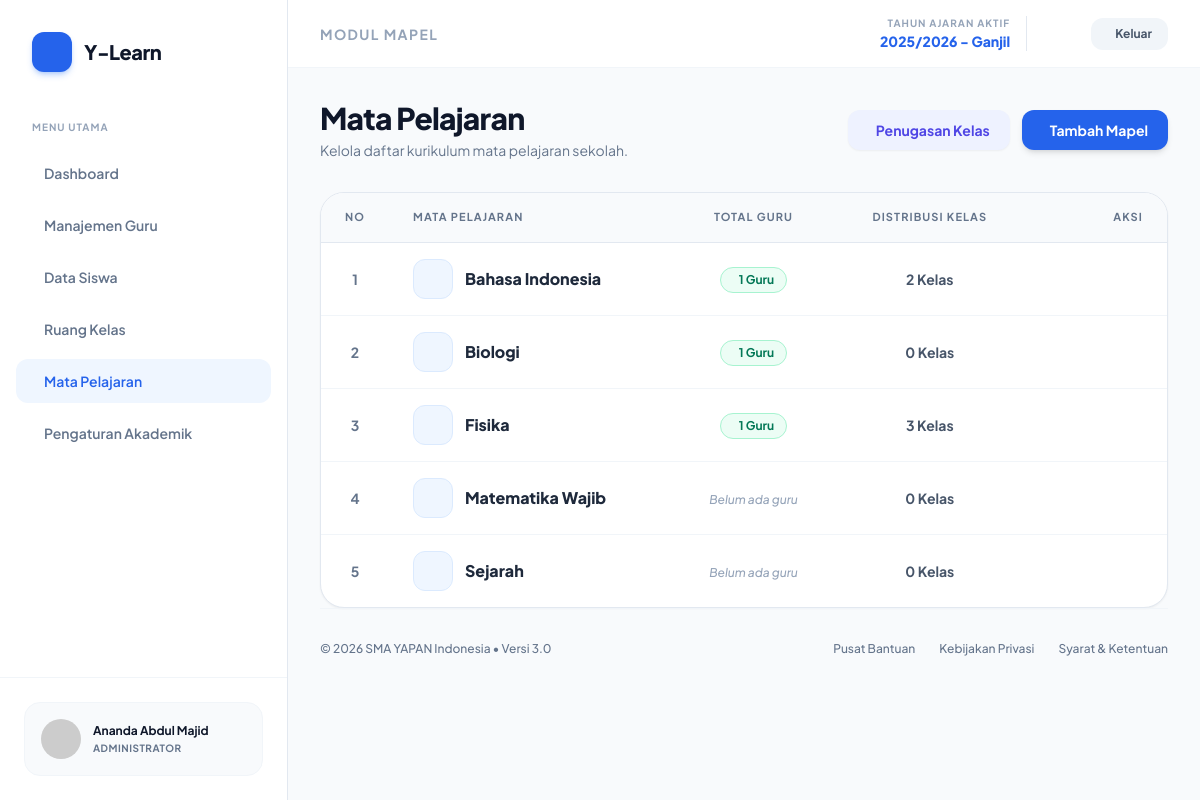
/admin/data_mapel.php (signed in), run on the app's committed database.
### tables this page shows
CREATE TABLE `mapel` (
  `id_mapel` int(11) NOT NULL,
  `nama_mapel` varchar(100) NOT NULL,
  `id_kelas` int(11) DEFAULT NULL
);

### admin/data_mapel.php (the view, shortened to what this page needs)
<?php
require_once '../config/koneksi.php';
include '../includes/header.php';
?>
<div class="mb-8 flex flex-col md:flex-row md:items-center justify-between gap-4">
    <div>
        <h1 class="text-3xl font-extrabold text-slate-900 tracking-tight">Mata Pelajaran</h1>
        <p class="text-slate-500 text-sm mt-1">Kelola daftar kurikulum mata pelajaran sekolah.</p>
    </div>
    <div class="flex items-center gap-3 shrink-0">
        <a href="penugasan_guru.php" class="px-5 py-2.5 bg-indigo-50 hover:bg-indigo-600 text-indigo-600 hover:text-white font-bold text-sm rounded-xl transition-colors flex items-center gap-2 shadow-sm">
            <i class="ph ph-chalkboard-teacher text-lg"></i> Penugasan Kelas
        </a>
        <a href="tambah_mapel.php" class="px-5 py-2.5 bg-[#2563EB] hover:bg-blue-700 text-white font-bold text-sm rounded-xl transition-colors flex items-center gap-2 shadow-md">
            <i class="ph ph-plus-circle text-lg"></i> Tambah Mapel
        </a>
    </div>
</div>
<div class="bg-white border border-slate-200 rounded-3xl shadow-sm overflow-hidden max-w-5xl">
    <table class="w-full text-left border-collapse">
        <thead>
            <tr class="bg-slate-50 border-b border-slate-200 text-[11px] font-extrabold text-slate-500 uppercase tracking-widest">
                <th class="px-6 py-4 w-16 text-center">No</th>
                <th class="px-6 py-4">Mata Pelajaran</th>
                <th class="px-6 py-4 text-center">Total Guru</th>
                <th class="px-6 py-4 text-center">Distribusi Kelas</th>
                <th class="px-6 py-4 text-right">Aksi</th>
            </tr>
        </thead>
        <tbody class="divide-y divide-slate-100 text-sm">
            <?php
            $query_mapel = "
                SELECT m.*,
                (SELECT COUNT(id_user) FROM users WHERE role='guru' AND id_mapel = m.id_mapel) as jml_guru,
                (SELECT COUNT(DISTINCT pg.id_kelas) FROM penugasan_guru pg JOIN users u ON pg.id_guru = u.id_user WHERE u.id_mapel = m.id_mapel) as jml_kelas
                FROM mapel m
                ORDER BY m.nama_mapel ASC
            ";
            $q_mapel = mysqli_query($koneksi, $query_mapel);
            $no = 1;
            if(mysqli_num_rows($q_mapel) > 0):
                while($mapel = mysqli_fetch_assoc($q_mapel)):
            ?>
            <tr class="hover:bg-slate-50 transition-colors group">
                <td class="px-6 py-4 text-slate-500 font-bold text-center"><?php echo $no++; ?></td>
                <td class="px-6 py-4">
                    <div class="flex items-center gap-3">
                        <div class="w-10 h-10 rounded-xl bg-blue-50 text-blue-600 border border-blue-100 flex items-center justify-center font-bold shrink-0">
                        </div>
                        <span class="font-extrabold text-slate-800 text-base"><?php echo htmlspecialchars($mapel['nama_mapel']); ?></span>
                    </div>
                </td>
                <td class="px-6 py-4 text-center">
                    <?php if($mapel['jml_guru'] > 0): ?>
                        <span class="inline-flex items-center gap-1.5 px-3 py-1 bg-emerald-50 text-emerald-700 border border-emerald-200 text-xs font-bold rounded-full">
                            <i class="ph ph-users text-sm"></i> <?php echo $mapel['jml_guru']; ?> Guru
                        </span>
                    <?php else: ?>
                        <span class="text-xs text-slate-400 font-medium italic">Belum ada guru</span>
                    <?php endif; ?>
                </td>
                <td class="px-6 py-4 text-center">
                    <span class="text-slate-600 font-bold"><?php echo $mapel['jml_kelas']; ?> Kelas</span>
                </td>
                <td class="px-6 py-4">
                </td>
            </tr>
            <?php
                endwhile;
            endif; ?>
        </tbody>
    </table>
</div>
<?php include '../includes/footer.php'; ?>

### includes/header.php (style rules this page uses)
body { font-family: 'Plus Jakarta Sans', sans-serif; background-color: #f8fafc; }

### data on the page
mapel: nama_mapel "Bahasa Indonesia", jml_guru "1", jml_kelas "2"
mapel: nama_mapel "Biologi", jml_guru "1", jml_kelas "0"
mapel: nama_mapel "Fisika", jml_guru "1", jml_kelas "3"
mapel: nama_mapel "Matematika Wajib", shows "Belum ada guru", jml_kelas "0"
mapel: nama_mapel "Sejarah", shows "Belum ada guru", jml_kelas "0"

### other printed values
$_SESSION['nama'] "Ananda Abdul Majid"
$_SESSION['nama_tahun_aktif'] "2025/2026"
$_SESSION['semester_aktif'] "Ganjil"
